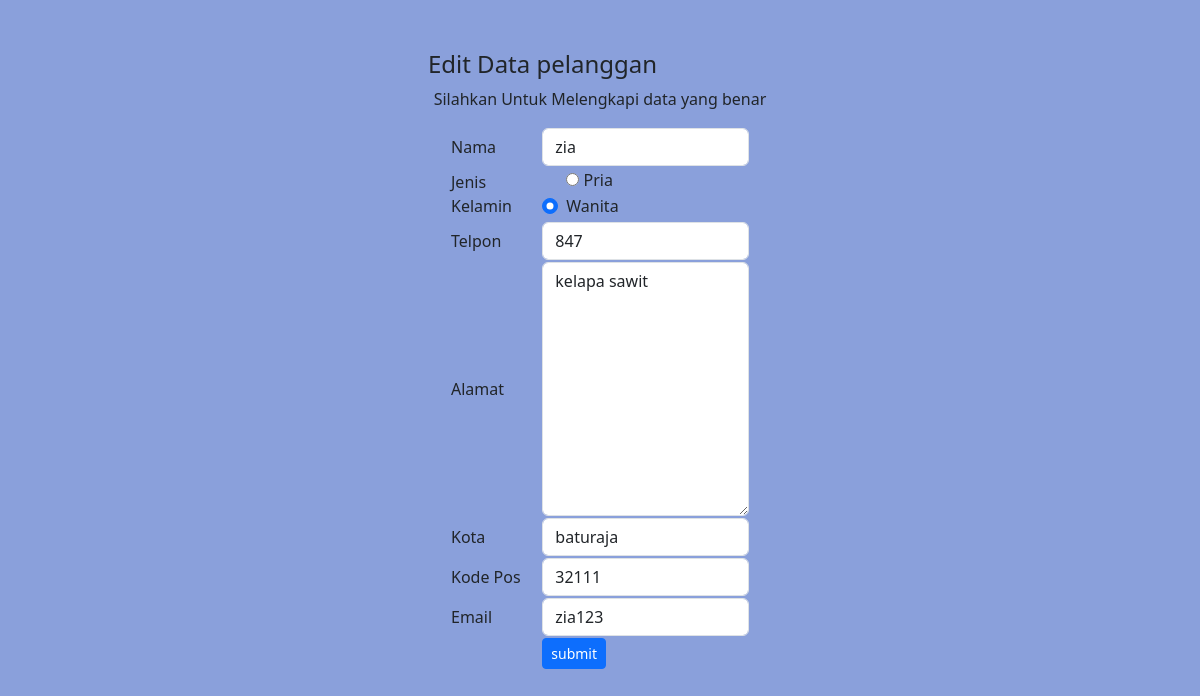
The app's page /admin/edit.php?id=2 with its own data.
### tables this page shows
CREATE TABLE `pelanggan` (
  `id` int(11) NOT NULL,
  `nama` varchar(50) DEFAULT NULL,
  `jenis_kelamin` enum('Pria','Wanita') DEFAULT NULL,
  `no_telp` int(13) DEFAULT NULL,
  `alamat` text DEFAULT NULL,
  `kota` varchar(50) DEFAULT NULL,
  `kode_pos` int(13) DEFAULT NULL,
  `email` varchar(25) DEFAULT NULL
);

### admin/edit.php (the view, shortened to what this page needs)
<!DOCTYPE html>
<html lang="en">
<head>
    <link href="https://cdn.jsdelivr.net/npm/bootstrap@5.3.2/dist/css/bootstrap.min.css" rel="stylesheet">
</head>
<?php
include("connection.php");
$id= $_GET['id'];
$pelanggan = mysqli_query($connection, " SELECT * FROM pelanggan WHERE id = '$id'");
foreach ($pelanggan as $pelanggan) {
    $nama = $pelanggan['nama'];
    $jenis_kelamin= $pelanggan['jenis_kelamin'];
    $no_telp= $pelanggan['no_telp'];
    $alamat= $pelanggan['alamat'];
    $kota= $pelanggan['kota'];
    $kode_pos= $pelanggan['kode_pos'];
    $email= $pelanggan['email'];
}
?>
<body style="background-color: #8aa0db;">
    <form name="tambahlanggananForm" action="proses_edit_pelanggan.php?id=<?php echo $id; ?>" method="post" onsubmit="return validateForm();">
        <h4 style="margin-top: 50px;  text-align: center; margin-right: 115px;">Edit Data pelanggan</h4>
        <p style="text-align: center; ">Silahkan Untuk Melengkapi data yang benar</p>
        <table width="25%" align="center">
            <tr>
                <td>
                    Nama
                </td>
                <td><input type="text" class="form-control" name="nama" value="<?php echo $nama; ?>"></td>
            </tr>
            <tr>
                <td>
                    Jenis Kelamin
                </td>
                <td>
                    <div class="form-check" >
                        <?php
                        if($jenis_kelamin == 'Pria'){
                            echo'<input class="form-check-input" type="radio" name="jenis_kelamin" value="Pria" checked="">';
                        }else{
                            echo '<input class="form-check-button" type="radio" name="jenis_kelamin" value="Pria">';
                        }
                        ?>
                        <label class="form-check-label">Pria</label>
                    </div>
                    <div class="form-check" >
                        <?php
                        if($jenis_kelamin == 'Wanita'){
                            echo'<input class="form-check-input" type="radio" name="jenis_kelamin" value="Wanita" checked="">';
                        }else{
                            echo '<input class="form-check-button" type="radio" name="jenis_kelamin" value="Wanita">';
                        }
                        ?>
                        <label class="form-check-label">Wanita</label>
                    </div>
                </td>
            </tr>
            <tr>
                <td>
                    Telpon
                </td>
                <td><input type="number" name="no_telp" class="form-control" value="<?php echo $no_telp; ?>"></td>
            </tr>
            <tr>
                <td>
                    Alamat
                </td>
                <td> <textarea class="form-control" name="alamat" id="" rows="10"><?php echo $alamat; ?></textarea></td>
            </tr>
            <tr>
                <td>
                    Kota
                </td>
                <td><input type="text" class="form-control" name="kota" value="<?php echo $kota; ?>"></td>
            </tr>
            <tr>
                <td>
                    Kode Pos
                </td>
                <td><input type="number" name="kode_pos" class="form-control" value="<?php echo $kode_pos; ?>"></td>
            </tr>
            <tr>
            <tr>
                <td>
                    Email
                </td>
                <td><input type="text" name="email" class="form-control" value="<?php echo $email; ?>"></td>
            </tr>
            <td></td>
            <td> <input type="submit" name="submit" value="submit" class="btn btn-primary btn-sm"></td>
            </tr>
        </table>
    </form>
</body>
</html>

### records on screen
pelanggan: nama "zia", no_telp "847", alamat "kelapa sawit", kota "baturaja", kode_pos "32111", email "zia123"
